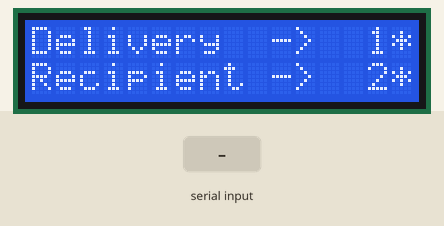
A sketch run on a simulated Arduino Uno, built with avr-gcc and run on an emulated ATmega328P. Shown: 16×2 character LCD. The inputs (shaded band) are chosen by the test bench.

Above: at 1.2 s.
1.3 s: "D" received over Serial
At 2.5 s:
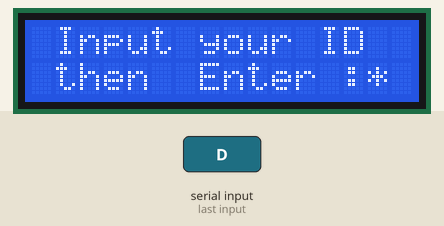
2.8 s: "U" received over Serial
At 3.7 s:
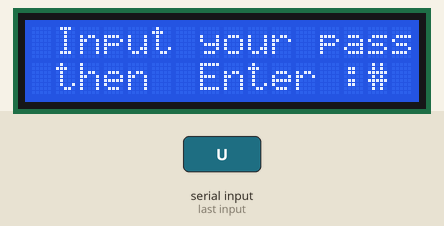
4.3 s: "W" received over Serial
At 4.8 s:
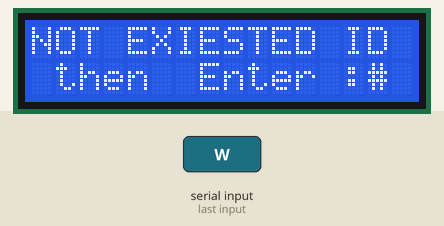
5.8 s: "P" received over Serial
At 7.1 s:
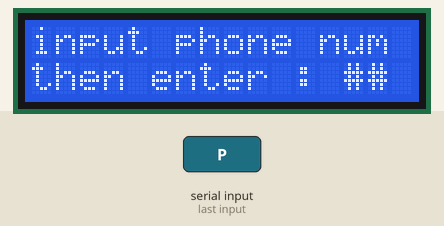
Timing chart, 0 to 8.8 s (numbered marks = the images above; inputs shaded):
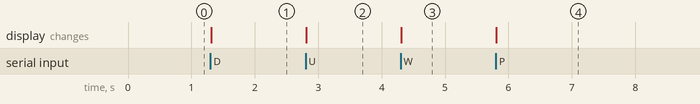

The sketch:

keypadlcd.ino
```cpp
#include <LiquidCrystal.h> // include LCD library (standard library)
#include <Keypad.h> // include keypad library - first you must install library (library link in the video description)

// number of the keypad's rows and columns
const byte rows = 4;
const byte cols = 4;


char keyMap [rows] [cols] = { // define the cymbols on the buttons of the keypad

  {'1', '2', '3', 'A'},
  {'4', '5', '6', 'B'},
  {'7', '8', '9', 'C'},
  {'*', '0', '#', 'D'}
};

byte rowPins [rows] = {0, 2, 3, 4}; //pins of the keypad
byte colPins [cols] = {5, 6, 7, 8};

Keypad myKeypad = Keypad(makeKeymap(keyMap), rowPins, colPins, rows, cols);

LiquidCrystal lcd (A0, A1, A2, A3, A4, A5); // pins of the LCD. (RS, E, D4, D5, D6, D7)

void setup(){
  lcd.begin(16, 2); // 16 * 2 LCD module
  Serial.begin(9700);
}

// Set array variable
char Receivedkey[5];
char check[2];
char phone_number[13];

// Set integer variable
int j = 0; // check index
int i = 0; // password index
int k = 0; // ID index
int s = 0; // phone_number index
int x = 0; // total_index

// Set character variable
char *ID = "12345*"; // delivery agent ID
char FIN = '#';      // when close the box


char condition = 'C'; // request only once open
char lcd_condition_1 = 'T'; // first monitor
char lcd_condition_2 = 'T'; // second monitor
char lcd_condition_3 = 'T'; // third monitor

void loop(){
  char presskey = myKeypad.getKey(); //define which key is pressed with getKey

  if(presskey != 0){
   Serial.println(presskey);
  }
  if(condition == 'C'){
      lcd.setCursor(0, 0); // fisrt line
      lcd.print("Delivery  ->  1*");
      lcd.setCursor(0, 1); // second line
      lcd.print("Recipient ->  2*");
  }
  if(Serial.available()){

    char in_data;
    in_data = Serial.read();
    if(in_data == 'D'){
      condition = 'D';
      lcd.clear();
      lcd.setCursor(0, 0);
      lcd.print(" Input your ID ");
      lcd.setCursor(0, 1);
      lcd.print(" then  Enter :* ");
    }
    if(in_data == 'U'){
      condition = 'U';
      lcd.clear();
      lcd.setCursor(0, 0);
      lcd.print(" Input your passwd ");
      lcd.setCursor(0, 1);
      lcd.print(" then  Enter :# ");
    }
    if(in_data == 'W'){
      condition = 'W';
      lcd.clear();
      lcd.setCursor(0, 0);
      lcd.print("NOT EXIESTED ID");
      lcd.setCursor(0, 1);
      lcd.print(" then  Enter :# ");
    }
    if(in_data == 'C'){
      condition = 'C';
      lcd.setCursor(0, 0); // fisrt line
      lcd.print("Delivery  ->  1*");
      lcd.setCursor(0, 1); // second line
      lcd.print("Recipient ->  2*");
    }
    if(in_data == 'P'){
      condition = 'P';
      lcd.setCursor(0, 0); // fisrt line
      lcd.print("input phone num");
      lcd.setCursor(0, 1); // second line
      lcd.print("then enter : #");
    }
  }

}
```

Measured:
- after the input at 1.3 s, the display: changes at once (image 1)
- after the input at 2.8 s, the display: changes at once (image 2)
- after the input at 4.3 s, the display: changes at once (image 3)
- after the input at 5.8 s, the display: changes at once (image 4)
